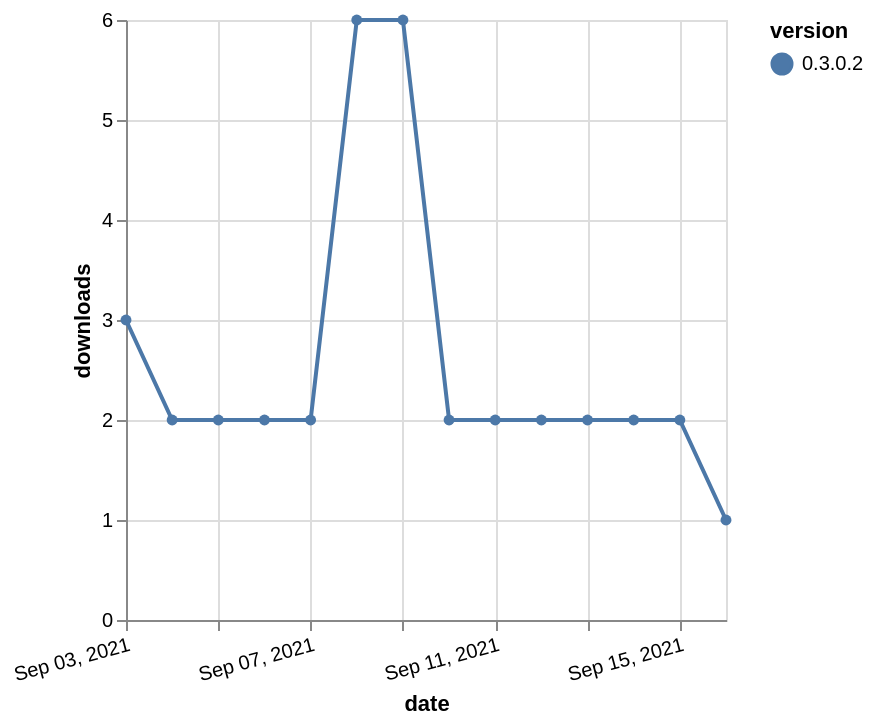

Write the Vega-Lite specification saved for this chart.
### Vega-Lite specification from a JSON file in a GitHub repository (floating-point values rounded to 4 significant figures)
{"$schema": "https://vega.github.io/schema/vega-lite/v5.json", "description": "A simple bar chart with embedded data.", "data": {"values": [{"date": "2021-09-03", "total": 4263, "delta": 3, "version": "0.3.0.2"}, {"date": "2021-09-04", "total": 4265, "delta": 2, "version": "0.3.0.2"}, {"date": "2021-09-05", "total": 4267, "delta": 2, "version": "0.3.0.2"}, {"date": "2021-09-06", "total": 4269, "delta": 2, "version": "0.3.0.2"}, {"date": "2021-09-07", "total": 4271, "delta": 2, "version": "0.3.0.2"}, {"date": "2021-09-08", "total": 4277, "delta": 6, "version": "0.3.0.2"}, {"date": "2021-09-09", "total": 4283, "delta": 6, "version": "0.3.0.2"}, {"date": "2021-09-10", "total": 4285, "delta": 2, "version": "0.3.0.2"}, {"date": "2021-09-11", "total": 4287, "delta": 2, "version": "0.3.0.2"}, {"date": "2021-09-12", "total": 4289, "delta": 2, "version": "0.3.0.2"}, {"date": "2021-09-13", "total": 4291, "delta": 2, "version": "0.3.0.2"}, {"date": "2021-09-14", "total": 4293, "delta": 2, "version": "0.3.0.2"}, {"date": "2021-09-15", "total": 4295, "delta": 2, "version": "0.3.0.2"}, {"date": "2021-09-16", "total": 4296, "delta": 1, "version": "0.3.0.2"}]}, "width": "container", "mark": {"type": "line", "point": {"filled": true}}, "encoding": {"x": {"field": "date", "type": "temporal", "timeUnit": "yearmonthdate", "title": "date", "axis": {"labelAngle": -15}}, "y": {"field": "delta", "type": "quantitative", "title": "downloads"}, "color": {"field": "version", "type": "nominal"}, "tooltip": {"field": "delta"}}}
